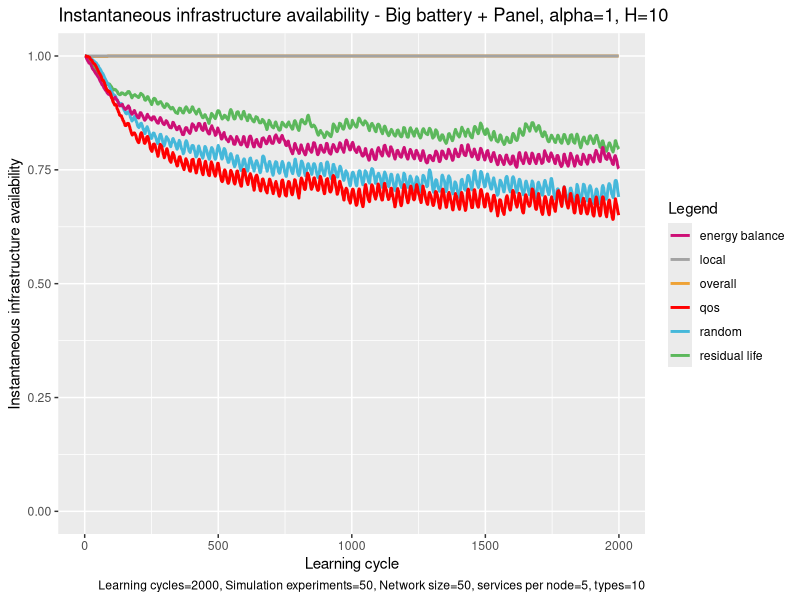

This figure's R source:
# execute all lines: ctrl + shift + enter

library(ggplot2)

# set working directory here
setwd(dirname(rstudioapi::getSourceEditorContext()$path))

overall <- read.table("exp_assembly_overall_energy_template.txt", 
                      header = F,
                      sep = " ",
                      col.names= c("overallx", "overally")
)

random <- read.table("exp_assembly_random.txt", 
                     header = F,
                     sep = " ",
                     col.names= c("randomx", "randomy")
)

res <- read.table("exp_assembly_residual_life_template.txt", 
                  header = F,
                  sep = " ",
                  col.names= c("resx","resy")
)

local <- read.table("exp_assembly_local_energy_template.txt", 
                    header = F,
                    sep = " ",
                    col.names= c("locx","locy")
)

learning <- read.table("exp_assembly_fair_energyBP.txt", 
                          header = F,
                          sep = " ",
                          col.names= c("enx","eny")
)

qos <- read.table("exp_assembly_QoS.txt", 
                       header = F,
                       sep = " ",
                       col.names= c("qosx","qosy")
)


overall_x <- overall$overallx
overall_y <- overall$overally

random_y <- random$randomy
res_y <- res$resy
local_y <- local$locy
energyAware_y <- learning$eny
qos_y <- qos$qosy

head(overall)

colors <- c("overall" = "#EEA236", "residual life" = "#5CB85C", "random" = "#46B8DA", "local"="gray64", "energy balance"="deeppink3", "qos"="#FF0000")

ggplot(data=local, aes(x=overall_x, col = group)) + 
  
  geom_line(aes(y = overall_y, color = "overall"), size = 1) +
  geom_line(aes(y = res_y, color = "residual life"), size = 1) +
  geom_line(aes(y = random_y, color = "random"), size = 1) +
  geom_line(aes(y = local_y, color = "local"), size = 1) +
  geom_line(aes(y = energyAware_y, color = "energy balance"), size = 1) +
  geom_line(aes(y = qos_y, color = "qos"), size = 1) +
  ylim(0, 1.0) +
  
  labs(x = "Learning cycle",
       y = "Instantaneous infrastructure availability",
       color = "Legend",
       title = "Instantaneous infrastructure availability - Big battery + Panel, alpha=1, H=10", 
       caption = "Learning cycles=2000, Simulation experiments=50, Network size=50, services per node=5, types=10") +
  
  scale_color_manual(values = colors)
